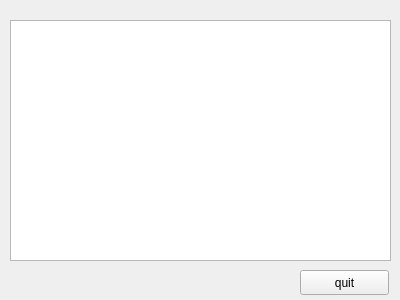
<?xml version="1.0" encoding="UTF-8"?>
<ui version="4.0">
 <class>Widget</class>
 <widget class="QWidget" name="Widget">
  <property name="geometry">
   <rect>
    <x>0</x>
    <y>0</y>
    <width>400</width>
    <height>300</height>
   </rect>
  </property>
  <property name="windowTitle">
   <string>Widget</string>
  </property>
  <widget class="QTextBrowser" name="lochatServer">
   <property name="geometry">
    <rect>
     <x>10</x>
     <y>20</y>
     <width>381</width>
     <height>241</height>
    </rect>
   </property>
  </widget>
  <widget class="QPushButton" name="quit">
   <property name="geometry">
    <rect>
     <x>300</x>
     <y>270</y>
     <width>89</width>
     <height>25</height>
    </rect>
   </property>
   <property name="text">
    <string>quit</string>
   </property>
  </widget>
 </widget>
 <layoutdefault spacing="6" margin="11"/>
 <resources/>
 <connections/>
</ui>
